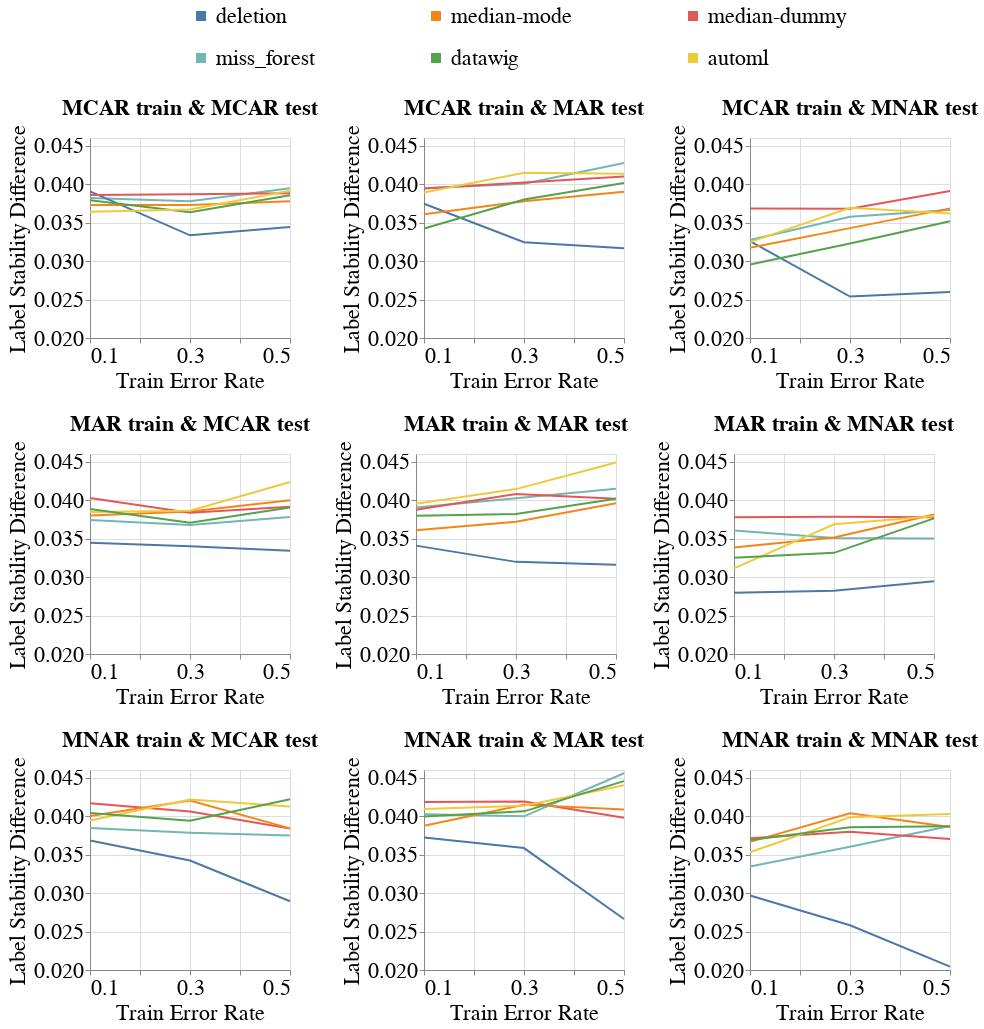

The notebook cell this image was saved under:
### Code cell
create_exp2_line_bands_for_diff_imputers(dataset_name=DATASET_NAME,
                                         model_name='mlp_clf',
                                         metric_name='Label_Stability_Difference',
                                         db_client=db_client,
                                         group=SENSITIVE_ATTR_FOR_DISPARITY_METRICS,
                                         with_band=False)
